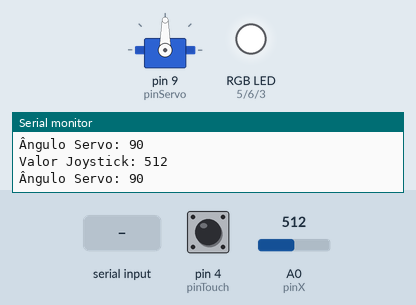
Bench run of a sketch on a simulated Arduino Uno, built with avr-gcc and run on an emulated ATmega328P. Shown: servo, an RGB LED mixed from three pins (HIGH = lit), the last lines printed to the serial monitor. The inputs (shaded band) are chosen by the test bench; at power-on: pin 4 (pinTouch) LOW, A0 (pinX) = 512. Dim RGB values are drawn brighter than linear.

Above: at 1.3 s.
1.4 s: pin 4 (pinTouch) pulled HIGH for 1 s
At 2.8 s:
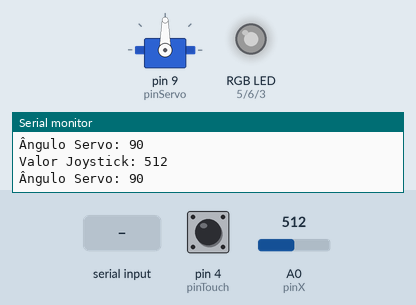
3.9 s: A0 (pinX) set to 716
At 4.2 s:
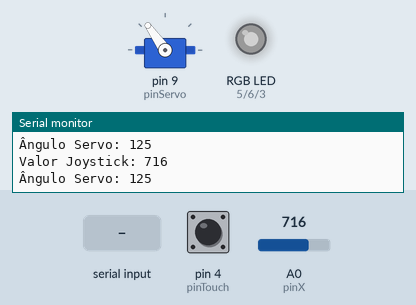
5.4 s: "1\n" received over Serial
At 6.7 s:
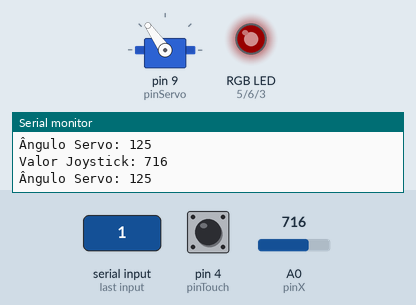
7.0 s: pin 4 (pinTouch) pulled HIGH for 0.15 s
At 8.3 s:
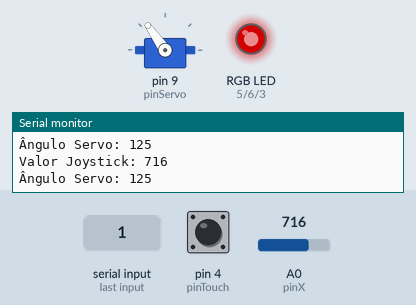
8.6 s: A0 (pinX) set to 1023
At 9.9 s:
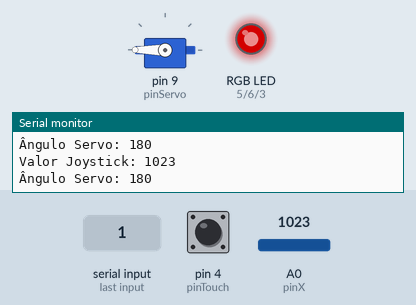
10.2 s: pin 4 (pinTouch) pulled HIGH for 3.2 s
At 10.44 s:
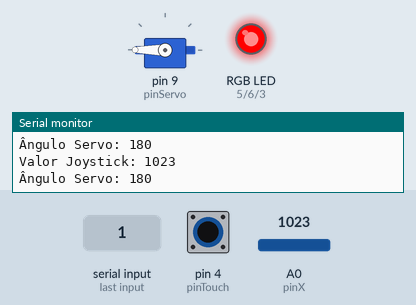
Timing chart, 0 to 14.9 s (numbered marks = the images above; inputs shaded):
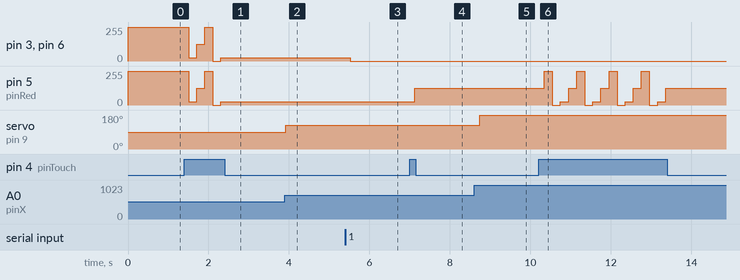

Measured:
- after the input at 1.4 s, pin 3 (pinBlue), pin 5 (pinRed), pin 6 (pinGreen): 255/255 → 25/255 after 0.11 s, → 127/255 0.20 s later, → 255/255 0.20 s later, → 0/255 0.20 s later, … (5 changes in this stretch)
- after the input at 3.9 s, servo on pin 9 (pinServo): 90° → 125° at once
- after the input at 5.4 s, pin 3 (pinBlue), pin 6 (pinGreen): 25/255 → 0/255 after 0.12 s
- after the input at 7.0 s, pin 5 (pinRed): 25/255 → 127/255 after 0.13 s
- after the input at 8.6 s, servo on pin 9 (pinServo): 125° → 180° after 0.14 s
- after the input at 10.2 s, pin 5 (pinRed): 127/255 → 255/255 after 0.14 s, then repeats every 0.80 s: 0/255 0.20 s, 25/255 0.20 s, 127/255 0.20 s, 255/255 0.20 s, until it stays 127/255 from 13.4 s

The sketch:

teste_rgb_codigo_livia.ino
```cpp
#include <PWMServo.h>  // Biblioteca PWMServo

const int pinGreen = 6;  // Pino do LED Verde
const int pinRed = 5;    // Pino do LED Vermelho
const int pinBlue = 3;   // Pino do LED Azul

const int pinX = A0;     // Eixo X do joystick
const int pinY = A1;     // Eixo Y do joystick
const int pinServo = 9;  // Pino do servo motor (usei 9 para evitar conflitos de PWM)
const int pinTouch = 4;  // Pino do botão touch

PWMServo servo1;  // Criando o objeto do servo

int brilhoMaximo = 255;
float n = 0.8;
int anguloServo = 90;

unsigned long tempoBotao = 0;
unsigned long debounceDelay = 200;

char comando = '7';
int estadotouch = 0;
int cont_luminosidade = 0;

void setup() {
  Serial.begin(9600);

  pinMode(pinRed, OUTPUT);
  pinMode(pinGreen, OUTPUT);
  pinMode(pinBlue, OUTPUT);
  pinMode(pinTouch, INPUT);

  servo1.attach(pinServo);  // Anexa o servo
  servo1.write(anguloServo); // Inicializa no meio

  // Inicia LED branco
  analogWrite(pinRed, 255);
  analogWrite(pinGreen, 255);
  analogWrite(pinBlue, 255);

  Serial.println("LED Branco ligado!");
  delay(100);
}

void loop() {
  if (Serial.available()) {
    char novoComando = Serial.read();
    if (novoComando != '\n' && novoComando != '\r') {
      comando = novoComando;
    }
    led(comando);
  }

  estadotouch = digitalRead(pinTouch);
  if (estadotouch == 1){
    cont_luminosidade = (cont_luminosidade + 1) % 4;

    switch(cont_luminosidade){
      case 0: n = 0; break;
      case 1: n = 0.1; break;
      case 2: n = 0.5; break;
      case 3: n = 1; break;
    }
    led(comando);
  }

  int valorX = analogRead(pinX);

  // Mapeando o valor do joystick para ângulo do servo
  anguloServo = map(valorX, 0, 1023, 0, 180);
  servo1.write(anguloServo);

  Serial.print("Valor Joystick: ");
  Serial.println(valorX);
  Serial.print("Ângulo Servo: ");
  Serial.println(anguloServo);

  delay(200);
}

void led(char comando){
  if (comando == '1') {
    analogWrite(pinRed, n * 255);
    analogWrite(pinGreen, 0);
    analogWrite(pinBlue, 0);
  } else if (comando == '2') {
    analogWrite(pinGreen, n * 255);
    analogWrite(pinRed, 0);
    analogWrite(pinBlue, 0);
  } else if (comando == '3') {
    analogWrite(pinBlue, n * 255);
    analogWrite(pinRed, 0);
    analogWrite(pinGreen, 0);
  } else if (comando == '4') {
    analogWrite(pinBlue, 0);
    analogWrite(pinRed, n * 255);
    analogWrite(pinGreen, n * 255);
  } else if (comando == '5') {
    analogWrite(pinBlue, n * 255);
    analogWrite(pinRed, 0);
    analogWrite(pinGreen, n * 255);
  } else if (comando == '6') {
    analogWrite(pinBlue, n * 255);
    analogWrite(pinRed, n * 255);
    analogWrite(pinGreen, 0);
  } else if (comando == '7') {
    analogWrite(pinBlue, n * 255);
    analogWrite(pinRed, n * 255);
    analogWrite(pinGreen, n * 255);
  } else if (comando == '0') {
    analogWrite(pinBlue, 0);
    analogWrite(pinRed, 0);
    analogWrite(pinGreen, 0);
  } else {
    Serial.println("Digite um número válido (0 a 7):");
  }
}


// // #include servo.h

// const int pinGreen = 6;    // Pino do LED Vermelho
// const int pinRed= 5;  // Pino do LED Verde
// const int pinBlue = 3;    // Pino do LED Azu
// // Definir os pinos onde o joystick está conectado
// const int pinX = A0;  // Eixo X do joystick no pino A0
// const int pinY = A1;  // Eixo Y do joystick no pino A1
// // definindo o pino do servo
// const int pinServo = 5;
// const int pinTouch = 4;


// int brilhoMaximo = 255;  // Intensidade do LED
// // Objeto do servo
// // Servo servo1;

// float n = 0.8;
// int anguloServo = 90;

// // Debounce - contagem de tempo
// unsigned long tempoBotao = 0;
// unsigned long debounceDelay = 200;  // delay

// char comando = '7';  // Variável para armazenar o comando recebido
// int comando2 = 9;
// int estadotouch = 0;
// int cont_luminosidade = 0;


// void setup() {
//   Serial.begin(9600);  // Inicia a comunicação serial
//   // pinMode(pinBotao, INPUT_PULLUP);  // Configura o pino do botão com resistor pull-up
//   pinMode(pinRed, OUTPUT);
//   pinMode(pinGreen, OUTPUT);
//   pinMode(pinBlue, OUTPUT);
//   pinMode(pinTouch, INPUT);

//   // servo1.attach(pinServo);
//   // servo1.write(anguloServo);  // Posiciona o servo no meio
//   // Começa com branco
//   analogWrite(pinRed, 255);
//   analogWrite(pinGreen, 255);
//   analogWrite(pinBlue, 255);

//   Serial.println("LED Branco ligado!");

//   // Exibe a lista de opções
//   Serial.println("=== Controle do LED RGB ===");
//   Serial.println("Digite um número para selecionar a cor:");
//   Serial.println("1 - Vermelho");
//   Serial.println("2 - Verde");
//   Serial.println("3 - Azul");
//   Serial.println("4 - Amarelo");
//   Serial.println("5 - Ciano");
//   Serial.println("6 - Magenta");
//   Serial.println("7 - Branco");
//   Serial.println("0 - Desligar LED");
//   Serial.println("===========================");
//   // Aguarda um tempo para estabilizar


//   delay(100); // estabilidade
// }


// void loop() {

//   if (Serial.available()) {
//     char novoComando = Serial.read();  // Lê o novo comando
//     if (novoComando != '\n' && novoComando != '\r') {
//       comando = novoComando;  // Atualiza apenas se for um caractere válido
//     }
//     // Serial.print("Comando atualizado para: ");
//     // Serial.println(comando);
//   }
//   // // Chama a função para ler a string
//   // if (Serial.available()) {
//   //   comando = Serial.read();
//   //   Serial.print("-----------\n");
//   //   Serial.print(comando);
//   //   Serial.print("-----------\n");
//      led(comando);


//   // }


//   estadotouch = digitalRead(pinTouch);

//   if (estadotouch == 1){

//     if (cont_luminosidade <= 2){

//       cont_luminosidade += 1;
//     }else{
//       cont_luminosidade = 0;
//     }

//     switch(cont_luminosidade){
//       case 0:
//         n = 0;
//         led(comando);
//       break;
//       case 1:
//          led(comando);

//           n = 0.1;
//       break;
//       case 2:
//           led(comando);
//           n = 0.5;
//       break;
//       case 3:
//           led(comando);
//            n = 1;
//       break;

//     }

//   }


//   // // Lê o estado do botão (0 = pressionado, 1 = não pressionado)
//   // int estadoBotao = digitalRead(pinBotao);
//   // tempoBotao = millis();
//   // // é para ciclar a intensidade pelo botão
//   // if (estadoBotao == 0 && (millis() - tempoBotao) > debounceDelay){
//   //   if (n == 0.4){
//   //       n = 0.8;
//   //   } else if (n == 0.8){
//   //       n = 1;
//   //   } else if (n == 1){
//   //       n = 0.4;
//   //   }
//   // }


//   // Aqui é sobre os valores dos eixos X e Y do joystick
//   // int valorX = analogRead(pinX);  // Lê o valor do eixo X
//   // int valorY = analogRead(pinY);  // Lê o valor do eixo Y
//   int valorX = analogRead(pinX);
//   // anguloServo = map(valorX, 0, 1023, 0, 180);
//   // servo1.write(anguloServo);
//   Serial.print(valorX);
//   Serial.println("\n");
//   Serial.print(valorX);
//   Serial.println("\n");


//   if (valorX >= 0 & valorX<100){
//       anguloServo = 100;
//   } else if (valorX >= 100 & valorX<200){
//       anguloServo = 145;
//   } else if (valorX >= 200 & valorX<300){
//       anguloServo = 90;
//   } else if (valorX >= 300 & valorX<400){
//       anguloServo = 80;
//   } else if (valorX >= 400 & valorX<500){
//       anguloServo = 70;
//   } else if (valorX >= 500 & valorX<600){
//       anguloServo = 60;
//   } else if (valorX >= 600 & valorX<700){
//       anguloServo = 50;
//   } else if (valorX >= 700 & valorX<800){
//       anguloServo = 40;
//   } else if (valorX >= 800 & valorX<900){
//       anguloServo = 30;
//   } else if (valorX >= 900 & valorX<1000){
//       anguloServo = 20;
//   } else if (valorX >= 1000){
//       anguloServo = 10;
//   }

//   //anguloServo = 100;

//   //servo1.write(90);
//   // estadotouch = digitalRead(pinTouch);
//   // if (estadotouch == 1 ){
//   //    analogWrite(pinBlue, 0);
//   //     analogWrite(pinRed, 0);
//   //     analogWrite(pinGreen, 0);
//   // }
//   // // Exibe os valores no Monitor Serial
//   // Serial.print("X: ");
//   // Serial.print(valorX);  // Imprime o valor do eixo X
//   // Serial.print("\tY: ");
//   // Serial.print(valorY);  // Imprime o valor do eixo Y
//   // Serial.print("\tBotão: ");
//   // Serial.println(estadoBotao == LOW ? "Pressionado" : "Não pressionado"); // Imprime o estado do botão

//   // Exibe o ângulo do servo para debugging
//   // Serial.print("Angulo do Servo: ");
//   // Serial.println(anguloServo);

//   // Serial.println("");
//   // Serial.print(n);
//   //  Serial.println("");
//   // Serial.print(comando);
//   // Serial.print(cont_luminosidade);
//   // Serial.println("\n");

//   delay(200);  // Atraso para não sobrecarregar a serial, porém se for muito devagar, ou seja, o delay for alto, ele pode não perceber se o botão for pressionado
// }

// void led(char comando){

//   if (comando == '1') {
//       analogWrite(pinRed, n * 255);
//       analogWrite(pinGreen, 0);
//       analogWrite(pinBlue, 0);
//       Serial.println("LED Vermelho ligado!");
//   } else if (comando =='2') {
//       analogWrite(pinGreen, n * 255);
//       analogWrite(pinRed, 0);
//       analogWrite(pinBlue, 0);
//       Serial.println("LED Verde ligado!");
//   } else if (comando == '3') {
//       analogWrite(pinBlue, n * 255);
//       analogWrite(pinRed, 0);
//       analogWrite(pinGreen, 0);
//       Serial.println("LED Azul ligado!");
//   } else if (comando == '4') {
//       Serial.println("Amarelo ligado!");
//       analogWrite(pinBlue, 0);
//       analogWrite(pinRed, n * 255);
//       analogWrite(pinGreen, n * 255);
//   } else if (comando == '5') {
//       Serial.println("Ciano ligado!");
//       analogWrite(pinBlue, n * 255);
//       analogWrite(pinRed, 0);
//       analogWrite(pinGreen, n * 255);
//   } else if (comando == '6') {
//       Serial.println("Magenta ligado!");
//       analogWrite(pinBlue, n * 255);
//       analogWrite(pinRed, n * 255);
//       analogWrite(pinGreen, 0);
//   } else if (comando == '7') {
//       Serial.println("Branco ligado!");
//       analogWrite(pinBlue, n * 255);
//       analogWrite(pinRed, n * 255);
//       analogWrite(pinGreen, n * 255);
//   } else if (comando == '0') {
//       Serial.println("LED desligado!");
//       analogWrite(pinBlue, 0);
//       analogWrite(pinRed, 0);
//       analogWrite(pinGreen, 0);
//   } else {
//       Serial.println("Digite um número válido (0 a 9):");
//   }

// }
```
